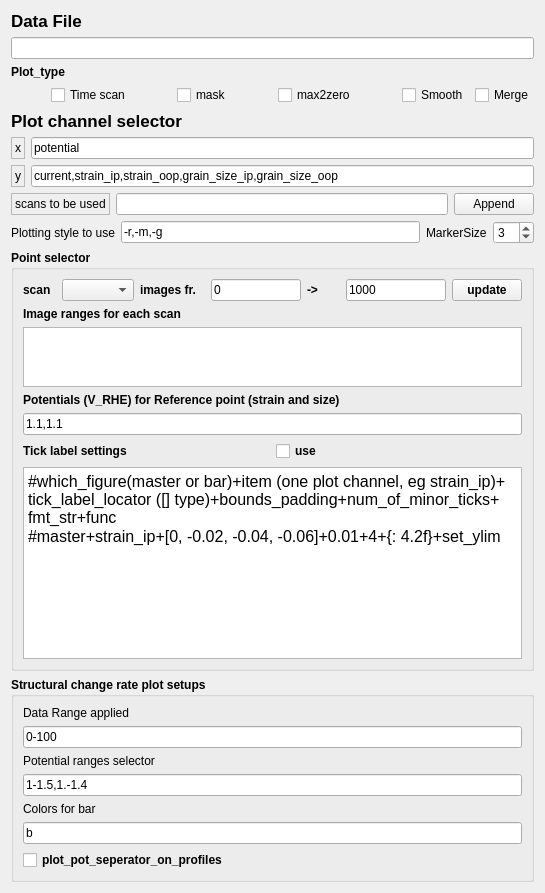
          <widget class="QWidget" name="tab_3">
           <attribute name="title">
            <string>Basic setup</string>
           </attribute>
           <layout class="QVBoxLayout" name="verticalLayout_5">
            <item>
             <widget class="QLabel" name="label">
              <property name="sizePolicy">
               <sizepolicy hsizetype="Fixed" vsizetype="Fixed">
                <horstretch>0</horstretch>
                <verstretch>0</verstretch>
               </sizepolicy>
              </property>
              <property name="font">
               <font>
                <pointsize>13</pointsize>
                <weight>75</weight>
                <bold>true</bold>
               </font>
              </property>
              <property name="text">
               <string>Data File</string>
              </property>
             </widget>
            </item>
            <item>
             <widget class="QLineEdit" name="lineEdit_data_file">
              <property name="sizePolicy">
               <sizepolicy hsizetype="Expanding" vsizetype="Fixed">
                <horstretch>0</horstretch>
                <verstretch>0</verstretch>
               </sizepolicy>
              </property>
              <property name="maximumSize">
               <size>
                <width>4000</width>
                <height>16777215</height>
               </size>
              </property>
             </widget>
            </item>
            <item>
             <widget class="QLabel" name="label_10">
              <property name="font">
               <font>
                <weight>75</weight>
                <bold>true</bold>
               </font>
              </property>
              <property name="text">
               <string>Plot_type</string>
              </property>
             </widget>
            </item>
            <item>
             <layout class="QHBoxLayout" name="horizontalLayout_7">
              <item>
               <spacer name="horizontalSpacer_4">
                <property name="orientation">
                 <enum>Qt::Horizontal</enum>
                </property>
                <property name="sizeHint" stdset="0">
                 <size>
                  <width>40</width>
                  <height>20</height>
                 </size>
                </property>
               </spacer>
              </item>
              <item>
               <widget class="QCheckBox" name="checkBox_time_scan">
                <property name="text">
                 <string>Time scan</string>
                </property>
               </widget>
              </item>
              <item>
               <spacer name="horizontalSpacer_3">
                <property name="orientation">
                 <enum>Qt::Horizontal</enum>
                </property>
                <property name="sizeHint" stdset="0">
                 <size>
                  <width>40</width>
                  <height>20</height>
                 </size>
                </property>
               </spacer>
              </item>
              <item>
               <widget class="QCheckBox" name="checkBox_mask">
                <property name="text">
                 <string>mask</string>
                </property>
               </widget>
              </item>
              <item>
               <spacer name="horizontalSpacer_2">
                <property name="orientation">
                 <enum>Qt::Horizontal</enum>
                </property>
                <property name="sizeHint" stdset="0">
                 <size>
                  <width>40</width>
                  <height>20</height>
                 </size>
                </property>
               </spacer>
              </item>
              <item>
               <widget class="QCheckBox" name="checkBox_max">
                <property name="text">
                 <string>max2zero</string>
                </property>
               </widget>
              </item>
              <item>
               <spacer name="horizontalSpacer">
                <property name="orientation">
                 <enum>Qt::Horizontal</enum>
                </property>
                <property name="sizeHint" stdset="0">
                 <size>
                  <width>40</width>
                  <height>20</height>
                 </size>
                </property>
               </spacer>
              </item>
              <item>
               <widget class="QCheckBox" name="checkBox_show_smoothed_curve">
                <property name="text">
                 <string>Smooth</string>
                </property>
               </widget>
              </item>
              <item>
               <widget class="QCheckBox" name="checkBox_merge">
                <property name="text">
                 <string>Merge</string>
                </property>
               </widget>
              </item>
             </layout>
            </item>
            <item>
             <widget class="QLabel" name="label_9">
              <property name="font">
               <font>
                <pointsize>13</pointsize>
                <weight>75</weight>
                <bold>true</bold>
               </font>
              </property>
              <property name="text">
               <string>Plot channel selector</string>
              </property>
             </widget>
            </item>
            <item>
             <layout class="QHBoxLayout" name="horizontalLayout_15">
              <item>
               <widget class="QLabel" name="label_4">
                <property name="frameShape">
                 <enum>QFrame::StyledPanel</enum>
                </property>
                <property name="text">
                 <string>x</string>
                </property>
               </widget>
              </item>
              <item>
               <widget class="QLineEdit" name="lineEdit_x">
                <property name="text">
                 <string>potential</string>
                </property>
               </widget>
              </item>
             </layout>
            </item>
            <item>
             <layout class="QHBoxLayout" name="horizontalLayout_16">
              <item>
               <widget class="QLabel" name="label_5">
                <property name="frameShape">
                 <enum>QFrame::StyledPanel</enum>
                </property>
                <property name="text">
                 <string>y</string>
                </property>
               </widget>
              </item>
              <item>
               <widget class="QLineEdit" name="lineEdit_y">
                <property name="text">
                 <string>current,strain_ip,strain_oop,grain_size_ip,grain_size_oop</string>
                </property>
               </widget>
              </item>
             </layout>
            </item>
            <item>
             <layout class="QHBoxLayout" name="horizontalLayout_12">
              <item>
               <widget class="QLabel" name="label_23">
                <property name="font">
                 <font>
                  <weight>50</weight>
                  <bold>false</bold>
                 </font>
                </property>
                <property name="frameShape">
                 <enum>QFrame::StyledPanel</enum>
                </property>
                <property name="text">
                 <string>scans to be used</string>
                </property>
               </widget>
              </item>
              <item>
               <widget class="QLineEdit" name="scan_numbers_append">
                <property name="text">
                 <string/>
                </property>
               </widget>
              </item>
              <item>
               <widget class="QPushButton" name="PushButton_append_scans">
                <property name="text">
                 <string>Append</string>
                </property>
               </widget>
              </item>
             </layout>
            </item>
            <item>
             <layout class="QHBoxLayout" name="horizontalLayout_8">
              <item>
               <widget class="QLabel" name="label_12">
                <property name="text">
                 <string>Plotting style to use</string>
                </property>
               </widget>
              </item>
              <item>
               <widget class="QLineEdit" name="lineEdit_fmt">
                <property name="text">
                 <string>-r,-m,-g</string>
                </property>
               </widget>
              </item>
              <item>
               <widget class="QLabel" name="label_36">
                <property name="text">
                 <string>MarkerSize</string>
                </property>
               </widget>
              </item>
              <item>
               <widget class="QSpinBox" name="spinBox_marker_size">
                <property name="minimum">
                 <number>1</number>
                </property>
                <property name="value">
                 <number>3</number>
                </property>
               </widget>
              </item>
             </layout>
            </item>
            <item>
             <widget class="QGroupBox" name="groupBox_2">
              <property name="font">
               <font>
                <weight>75</weight>
                <bold>true</bold>
               </font>
              </property>
              <property name="title">
               <string>Point selector</string>
              </property>
              <layout class="QVBoxLayout" name="verticalLayout_3">
               <item>
                <layout class="QHBoxLayout" name="horizontalLayout_5">
                 <item>
                  <widget class="QLabel" name="label_3">
                   <property name="text">
                    <string>scan</string>
                   </property>
                  </widget>
                 </item>
                 <item>
                  <widget class="QComboBox" name="comboBox_scans">
                   <property name="sizePolicy">
                    <sizepolicy hsizetype="Maximum" vsizetype="Fixed">
                     <horstretch>0</horstretch>
                     <verstretch>0</verstretch>
                    </sizepolicy>
                   </property>
                   <property name="maximumSize">
                    <size>
                     <width>80</width>
                     <height>16777215</height>
                    </size>
                   </property>
                   <property name="font">
                    <font>
                     <weight>50</weight>
                     <bold>false</bold>
                    </font>
                   </property>
                  </widget>
                 </item>
                 <item>
                  <widget class="QLabel" name="label_6">
                   <property name="sizePolicy">
                    <sizepolicy hsizetype="Maximum" vsizetype="Preferred">
                     <horstretch>0</horstretch>
                     <verstretch>0</verstretch>
                    </sizepolicy>
                   </property>
                   <property name="minimumSize">
                    <size>
                     <width>65</width>
                     <height>0</height>
                    </size>
                   </property>
                   <property name="text">
                    <string>images fr.</string>
                   </property>
                  </widget>
                 </item>
                 <item>
                  <widget class="QLineEdit" name="lineEdit_img_range_left">
                   <property name="maximumSize">
                    <size>
                     <width>90</width>
                     <height>16777215</height>
                    </size>
                   </property>
                   <property name="font">
                    <font>
                     <weight>50</weight>
                     <bold>false</bold>
                    </font>
                   </property>
                   <property name="text">
                    <string>0</string>
                   </property>
                  </widget>
                 </item>
                 <item>
                  <widget class="QLabel" name="label_13">
                   <property name="minimumSize">
                    <size>
                     <width>20</width>
                     <height>0</height>
                    </size>
                   </property>
                   <property name="text">
                    <string>-&gt;</string>
                   </property>
                  </widget>
                 </item>
                 <item>
                  <widget class="QLineEdit" name="lineEdit_img_range_right">
                   <property name="maximumSize">
                    <size>
                     <width>100</width>
                     <height>16777215</height>
                    </size>
                   </property>
                   <property name="font">
                    <font>
                     <weight>50</weight>
                     <bold>false</bold>
                    </font>
                   </property>
                   <property name="text">
                    <string>1000</string>
                   </property>
                  </widget>
                 </item>
                 <item>
                  <widget class="QPushButton" name="pushButton_update">
                   <property name="sizePolicy">
                    <sizepolicy hsizetype="Fixed" vsizetype="Fixed">
                     <horstretch>0</horstretch>
                     <verstretch>0</verstretch>
                    </sizepolicy>
                   </property>
                   <property name="maximumSize">
                    <size>
                     <width>70</width>
                     <height>16777215</height>
                    </size>
                   </property>
                   <property name="text">
                    <string>update</string>
                   </property>
                  </widget>
                 </item>
                </layout>
               </item>
               <item>
                <widget class="QLabel" name="label_15">
                 <property name="text">
                  <string>Image ranges for each scan</string>
                 </property>
                </widget>
               </item>
               <item>
                <widget class="QPlainTextEdit" name="plainTextEdit_img_range">
                 <property name="sizePolicy">
                  <sizepolicy hsizetype="Expanding" vsizetype="Maximum">
                   <horstretch>0</horstretch>
                   <verstretch>0</verstretch>
                  </sizepolicy>
                 </property>
                 <property name="maximumSize">
                  <size>
                   <width>16777215</width>
                   <height>60</height>
                  </size>
                 </property>
                 <property name="font">
                  <font>
                   <weight>50</weight>
                   <bold>false</bold>
                  </font>
                 </property>
                </widget>
               </item>
               <item>
                <widget class="QLabel" name="label_30">
                 <property name="font">
                  <font>
                   <weight>75</weight>
                   <bold>true</bold>
                  </font>
                 </property>
                 <property name="text">
                  <string>Potentials (V_RHE) for Reference point (strain and size)</string>
                 </property>
                </widget>
               </item>
               <item>
                <widget class="QLineEdit" name="lineEdit_reference_potential">
                 <property name="font">
                  <font>
                   <weight>50</weight>
                   <bold>false</bold>
                  </font>
                 </property>
                 <property name="text">
                  <string>1.1,1.1</string>
                 </property>
                </widget>
               </item>
               <item>
                <layout class="QHBoxLayout" name="horizontalLayout_21">
                 <item>
                  <widget class="QLabel" name="label_29">
                   <property name="font">
                    <font>
                     <weight>75</weight>
                     <bold>true</bold>
                    </font>
                   </property>
                   <property name="text">
                    <string>Tick label settings</string>
                   </property>
                  </widget>
                 </item>
                 <item>
                  <widget class="QCheckBox" name="checkBox_use">
                   <property name="text">
                    <string>use</string>
                   </property>
                  </widget>
                 </item>
                </layout>
               </item>
               <item>
                <widget class="QPlainTextEdit" name="plainTextEdit_tick_label_settings">
                 <property name="font">
                  <font>
                   <pointsize>12</pointsize>
                   <weight>50</weight>
                   <bold>false</bold>
                  </font>
                 </property>
                 <property name="plainText">
                  <string>#which_figure(master or bar)+item (one plot channel, eg strain_ip)+ tick_label_locator ([] type)+bounds_padding+num_of_minor_ticks+ fmt_str+func
#master+strain_ip+[0, -0.02, -0.04, -0.06]+0.01+4+{: 4.2f}+set_ylim</string>
                 </property>
                </widget>
               </item>
              </layout>
             </widget>
            </item>
            <item>
             <widget class="QGroupBox" name="groupBox">
              <property name="sizePolicy">
               <sizepolicy hsizetype="Preferred" vsizetype="Expanding">
                <horstretch>0</horstretch>
                <verstretch>0</verstretch>
               </sizepolicy>
              </property>
              <property name="font">
               <font>
                <weight>75</weight>
                <bold>true</bold>
               </font>
              </property>
              <property name="title">
               <string>Structural change rate plot setups</string>
              </property>
              <layout class="QVBoxLayout" name="verticalLayout_2">
               <item>
                <widget class="QLabel" name="label_8">
                 <property name="font">
                  <font>
                   <weight>50</weight>
                   <bold>false</bold>
                  </font>
                 </property>
                 <property name="text">
                  <string>Data Range applied</string>
                 </property>
                </widget>
               </item>
               <item>
                <widget class="QLineEdit" name="lineEdit_data_range">
                 <property name="sizePolicy">
                  <sizepolicy hsizetype="Expanding" vsizetype="Expanding">
                   <horstretch>0</horstretch>
                   <verstretch>0</verstretch>
                  </sizepolicy>
                 </property>
                 <property name="font">
                  <font>
                   <weight>50</weight>
                   <bold>false</bold>
                  </font>
                 </property>
                 <property name="text">
                  <string>0-100</string>
                 </property>
                </widget>
               </item>
               <item>
                <widget class="QLabel" name="label_7">
                 <property name="font">
                  <font>
                   <weight>50</weight>
                   <bold>false</bold>
                  </font>
                 </property>
                 <property name="text">
                  <string>Potential ranges selector</string>
                 </property>
                </widget>
               </item>
               <item>
                <widget class="QLineEdit" name="lineEdit_potential_range">
                 <property name="sizePolicy">
                  <sizepolicy hsizetype="Expanding" vsizetype="Expanding">
                   <horstretch>0</horstretch>
                   <verstretch>0</verstretch>
                  </sizepolicy>
                 </property>
                 <property name="font">
                  <font>
                   <weight>50</weight>
                   <bold>false</bold>
                  </font>
                 </property>
                 <property name="text">
                  <string>1-1.5,1.-1.4</string>
                 </property>
                </widget>
               </item>
               <item>
                <widget class="QLabel" name="label_14">
                 <property name="sizePolicy">
                  <sizepolicy hsizetype="Fixed" vsizetype="Preferred">
                   <horstretch>0</horstretch>
                   <verstretch>0</verstretch>
                  </sizepolicy>
                 </property>
                 <property name="font">
                  <font>
                   <weight>50</weight>
                   <bold>false</bold>
                  </font>
                 </property>
                 <property name="text">
                  <string>Colors for bar</string>
                 </property>
                </widget>
               </item>
               <item>
                <widget class="QLineEdit" name="lineEdit_colors_bar">
                 <property name="sizePolicy">
                  <sizepolicy hsizetype="Expanding" vsizetype="Expanding">
                   <horstretch>0</horstretch>
                   <verstretch>0</verstretch>
                  </sizepolicy>
                 </property>
                 <property name="font">
                  <font>
                   <weight>50</weight>
                   <bold>false</bold>
                  </font>
                 </property>
                 <property name="text">
                  <string>b</string>
                 </property>
                </widget>
               </item>
               <item>
                <widget class="QCheckBox" name="checkBox_show_marker">
                 <property name="text">
                  <string>plot_pot_seperator_on_profiles</string>
                 </property>
                </widget>
               </item>
              </layout>
             </widget>
            </item>
           </layout>
          </widget>
